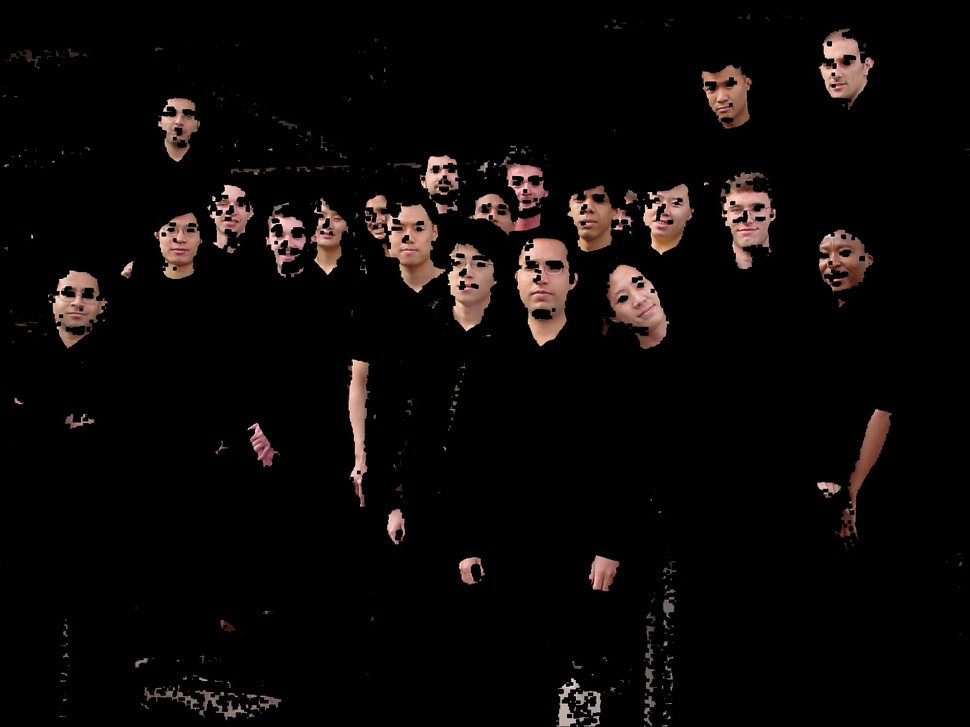
#> input picture Image/skinImage.jpg, 970 x 727 px, shrunk from 1856 x 1392 before the run, found by its file name
$ python morpholobicalAll.py
#> lines starting #> are read from the running program, lines starting #| are printed output that depends on the picture; after the words box and inside, x2 and y2 are one past the last pixel; in counts of white or black regions, pixels touching at a corner belong together
import cv2
import numpy as np
from matplotlib import pyplot as plt

# Đọc ảnh từ file, convert sang gray
img = cv2.imread('D:\skinImage.jpg', cv2.IMREAD_GRAYSCALE)
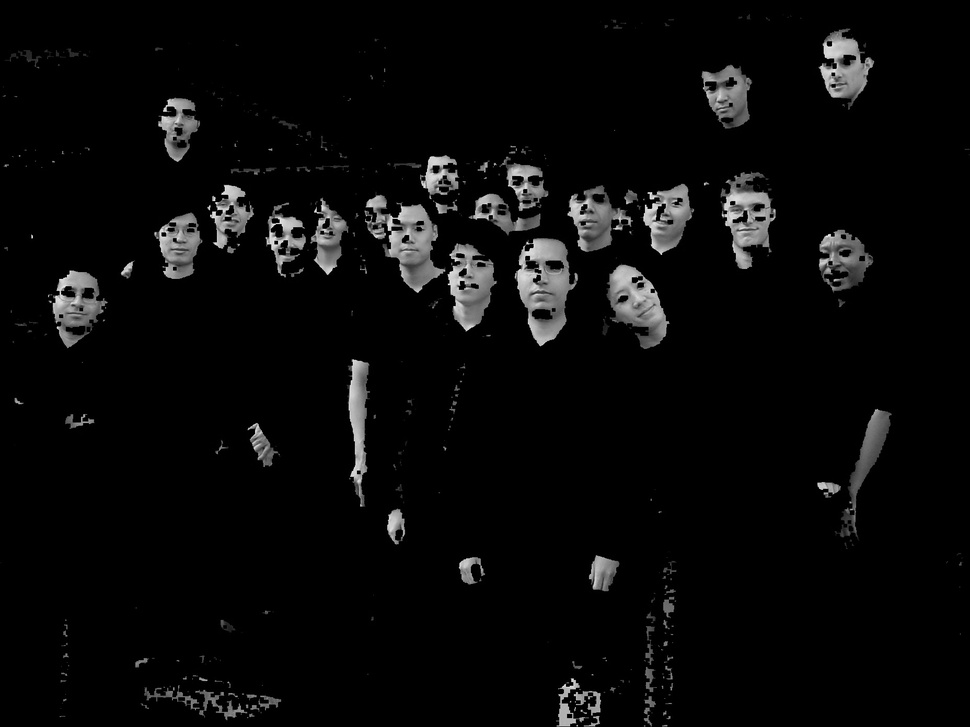
#> img: shape (727, 970); min 0, max 251, mean 9.6
img= cv2.equalizeHist(img)
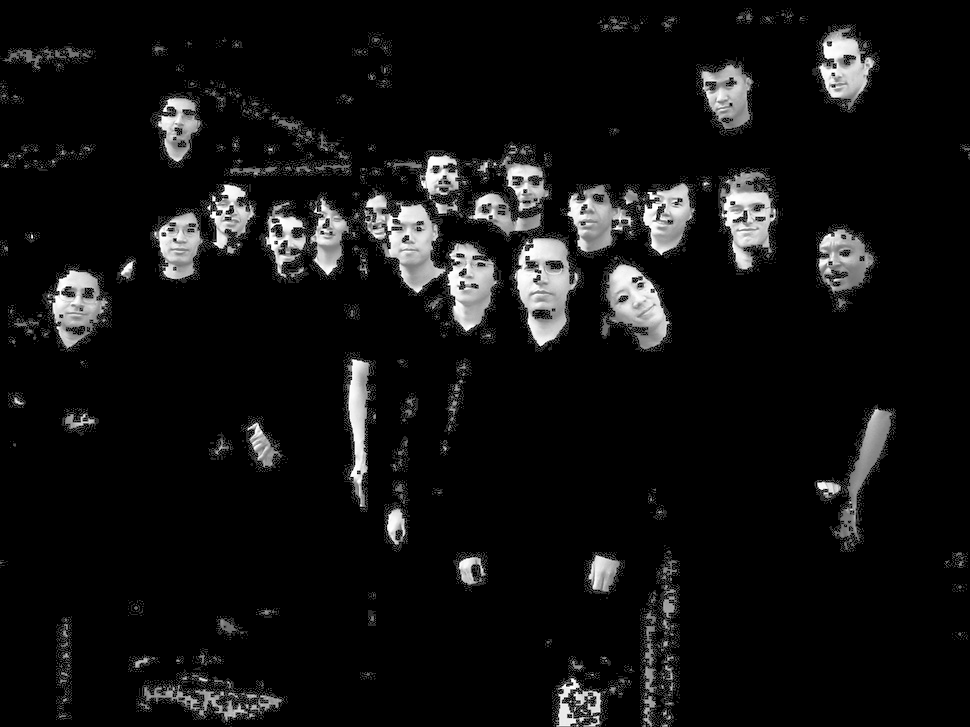
#> img: shape (727, 970); min 0, max 255, mean 17.5
for i in range (0, 20):
    # Áp dụng ngưỡng để gán giá trị 0 cho các điểm ảnh nhỏ hơn 50
    _, thresholded = cv2.threshold(img, 50, 255, cv2.THRESH_BINARY)

    # Tạo structuring element (kernel) cho phép toán opening với bán kính 1
    kernel1 = cv2.getStructuringElement(cv2.MORPH_ELLIPSE, (1, 1))  # MORPH_ELLIPSE tạo kernel hình elip

    # Thực hiện phép toán opening
    opened_img = cv2.morphologyEx(img, cv2.MORPH_OPEN, kernel1)

    # Tạo structuring element (kernel) cho phép toán closing
    kernel2 = np.ones((1, 1), np.uint8)  # Một kernel hình vuông 1x1, bạn có thể thay đổi kích thước

    # Thực hiện phép toán dilation để điền các lỗ trống
    filled_img = cv2.morphologyEx(opened_img, cv2.MORPH_CLOSE, kernel2)


    #Tạo structuring element (kernel) cho phép toán opening với bán kính 6
    kernel_size = 6
    kernel = cv2.getStructuringElement(cv2.MORPH_ELLIPSE, (kernel_size, kernel_size))

    # Thực hiện phép toán opening
    opened_img = cv2.morphologyEx(filled_img, cv2.MORPH_OPEN, kernel)
    img = opened_img
#> this loop made 20 passes
#> pass 1, `_, thresholded = cv2.threshold(img, 50, 255, cv2.THRESH_BINARY)`:
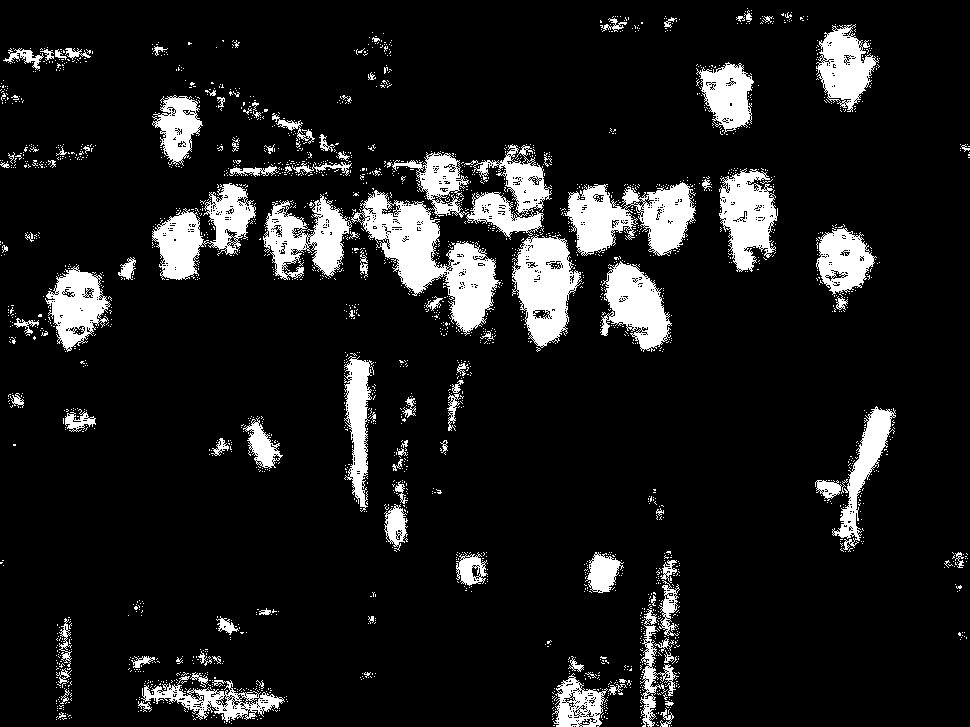
#> thresholded: shape (727, 970); 10.9% white; 2391 white regions (2282 under 20 px), largest, box (x1, y1, x2, y2) and area: (351, 152, 501, 336) 9674, (564, 182, 696, 256) 5679, (512, 234, 582, 348) 4718
#> pass 1, `opened_img = cv2.morphologyEx(filled_img, cv2.MORPH_OPEN, kernel)`:
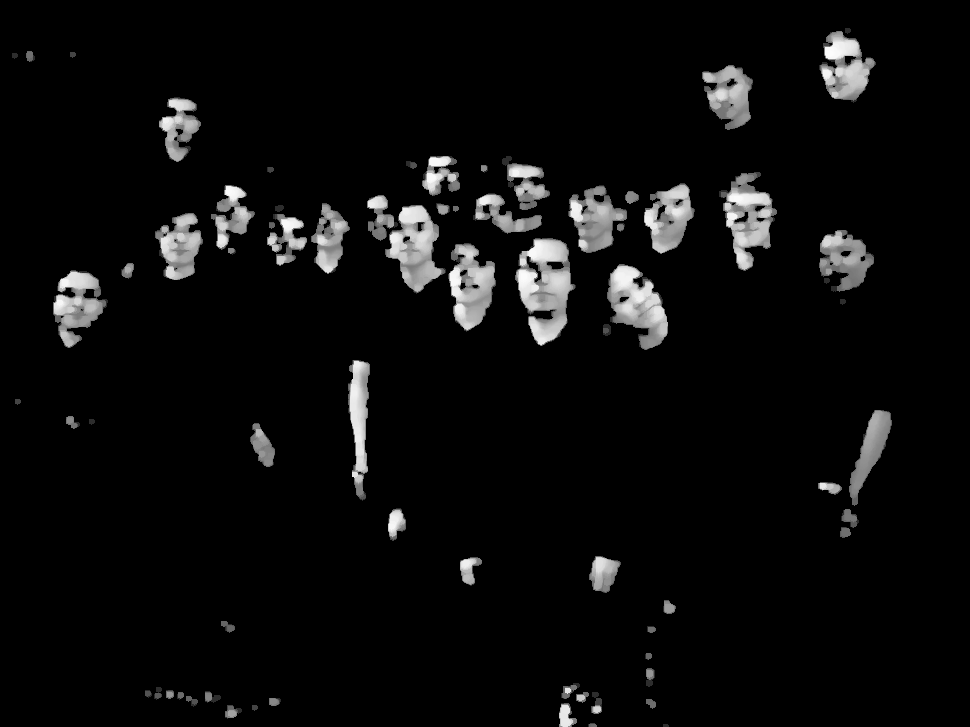
#> opened_img: shape (727, 970); min 0, max 252, mean 11.9
#> after the loop:
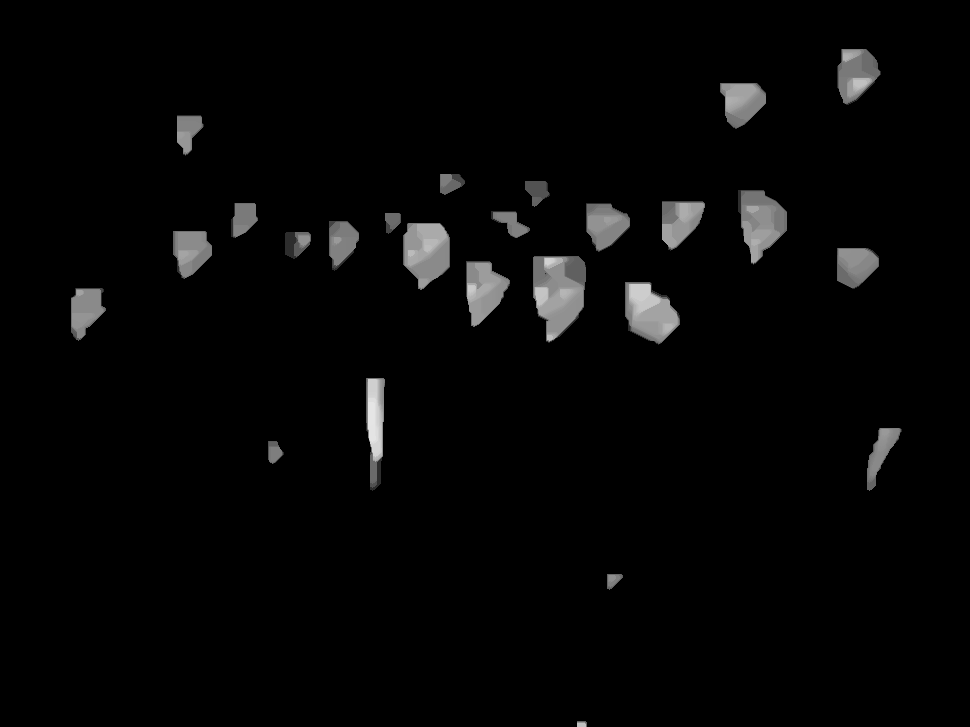
#> filled_img: shape (727, 970); min 0, max 229, mean 6

img1 = cv2.imread('D:\skinImage.jpg', cv2.IMREAD_GRAYSCALE)
img1= cv2.equalizeHist(img1)

# plt.subplot(1, 2, 1), plt.imshow(img1, 'gray'), plt.title('Original Image')
# # cv2.imwrite('D:/opened_img19.jpg', img)
# plt.subplot(1, 2, 2), plt.imshow(img, 'gray'), plt.title('mask')
# plt.show()


# Kiểm tra xem ảnh có cùng kích thước không
if img1.shape == opened_img.shape:
    # Thực hiện phép nhân pixel-wise
    masked_img = cv2.bitwise_and(img1, img1, mask=opened_img)
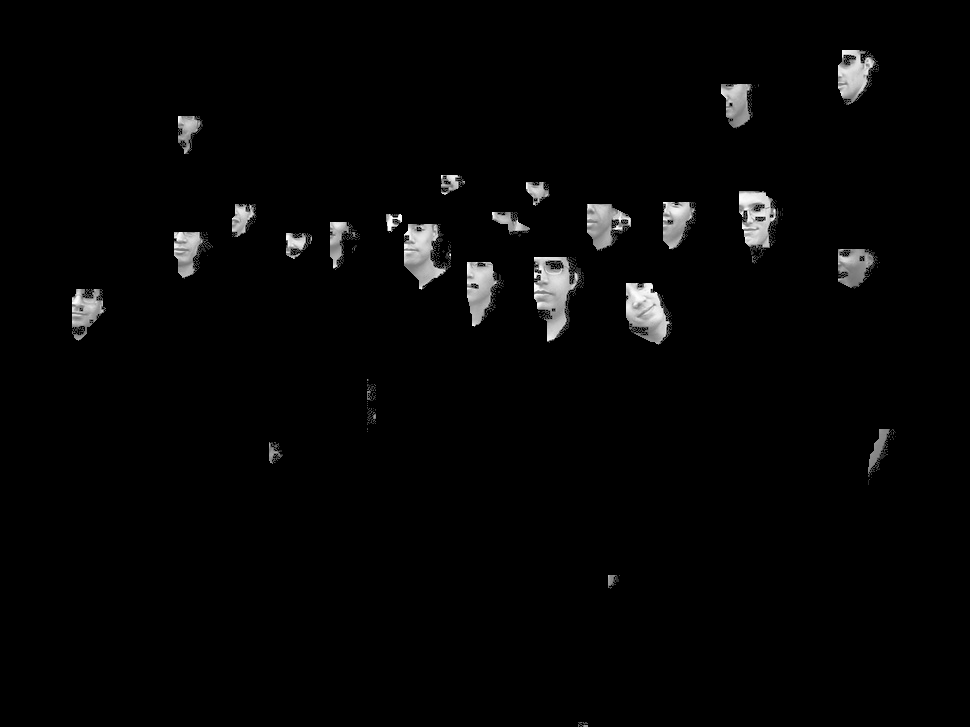
#> masked_img: shape (727, 970); min 0, max 255, mean 5.1
    plt.imshow(masked_img, cmap='gray'), plt.title('Multiplied Image')
    plt.show()
    cv2.imwrite('D:/masked.jpg', masked_img)
else:
    print("Images have different sizes. Make sure both images have the same dimensions.")
